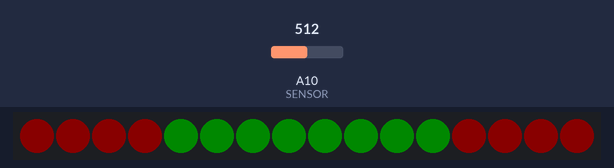
A sketch run on a simulated Arduino Mega 2560, built with avr-gcc and run on an emulated ATmega2560. On the bench: 16 RGB LEDs in strip order, left to right. The test bench sets the inputs (shaded band); at power-on: A10 (SENSOR) = 512. Dim RGB values are drawn brighter than linear.

Above: at 1.2 s.
1.3 s: A10 (SENSOR) set to 384
2.8 s: A10 (SENSOR) set to 357
At 4.0 s:
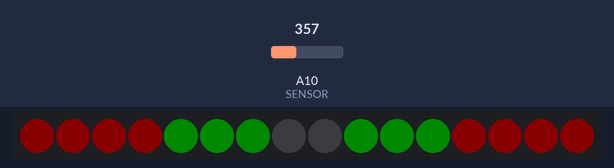
4.3 s: A10 (SENSOR) set to 237
At 5.2 s:
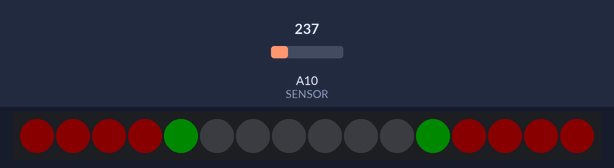
5.8 s: A10 (SENSOR) set to 209
At 6.3 s:
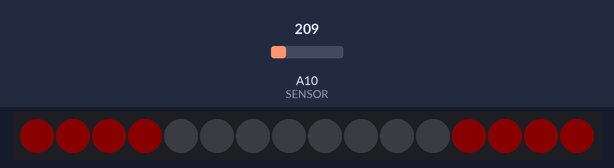
7.3 s: A10 (SENSOR) set to 28
At 8.5 s:
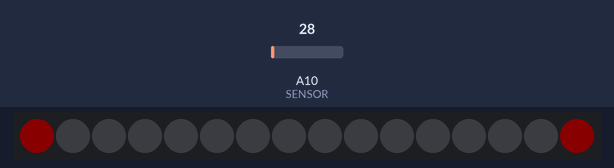
8.8 s: A10 (SENSOR) set to 23
At 9.8 s:
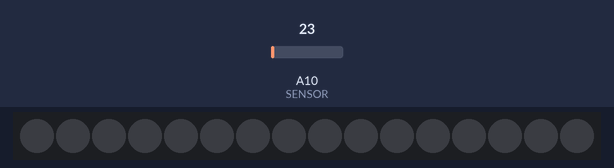
Timing chart, 0 to 11.3 s (numbered marks = the images above; inputs shaded):
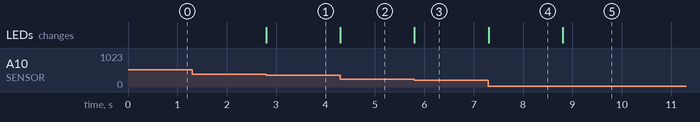

Measured:
- the behaviour switches between 374 and 373 on A10 (SENSOR) (found by bisection; images 0 and 1)
- the behaviour switches between 226 and 225 on A10 (SENSOR) (found by bisection; images 2 and 3)
- the behaviour switches between 26 and 25 on A10 (SENSOR) (found by bisection; images 4 and 5)
- after the input at 1.3 s, every drawn part: stays the same
- after the input at 2.8 s, the LEDs: change at once (image 1)
- after the input at 4.3 s, the LEDs: change at once (image 2)
- after the input at 5.8 s, the LEDs: change at once (image 3)
- after the input at 7.3 s, the LEDs: change at once (image 4)
- after the input at 8.8 s, the LEDs: change at once (image 5)

The sketch:

flower_muscle_ring_two_sided.ino
```cpp
#include <Adafruit_NeoPixel.h>
#include <avr/power.h>

#define PIN 6
#define SENSOR A10
#define RINSIZE 16
#define DEBUG false
#define DEBUGANALOG false

// Parameter 1 = number of pixels in strip
// Parameter 2 = Arduino pin number (most are valid)
// Parameter 3 = pixel type flags, add together as needed:
//   NEO_KHZ800  800 KHz bitstream (most NeoPixel products w/WS2812 LEDs)
//   NEO_KHZ400  400 KHz (classic 'v1' (not v2) FLORA pixels, WS2811 drivers)
//   NEO_GRB     Pixels are wired for GRB bitstream (most NeoPixel products)
//   NEO_RGB     Pixels are wired for RGB bitstream (v1 FLORA pixels, not v2)
Adafruit_NeoPixel strip = Adafruit_NeoPixel(RINSIZE, PIN, NEO_GRB + NEO_KHZ800);
//Adafruit_NeoPixel strip = Adafruit_NeoPixel(RINSIZE, PIN, NEO_RGB + NEO_KHZ400);

// IMPORTANT: To reduce NeoPixel burnout risk, add 1000 uF capacitor across
// pixel power leads, add 300 - 500 Ohm resistor on first pixel's data input
// and minimize distance between Arduino and first pixel.  Avoid connecting
// on a live circuit...if you must, connect GND first.

void setup() {
  // This is for Trinket 5V 16MHz, you can remove these three lines if you are not using a Trinket
#if defined (__AVR_ATtiny85__)
  if (F_CPU == 16000000) clock_prescale_set(clock_div_1);
#endif
  // End of trinket special code

  if (DEBUG || DEBUGANALOG) Serial.begin(9600);
  strip.begin();
  strip.setBrightness(10);
  strip.show(); // Initialize all pixels to 'off'
}

void loop() {
  //muscleValue();
  //runRingDemo();
  //delay(1000);
  //runColorDemo();
  //delay(1000);
  //runColorDemo();

  //runSidesDemo();
  //delay(1000);

  muscleTwoSides();

}

void muscleTwoSides() {
  // read the input on analog pin 0:
  int sensorValue = analogRead(SENSOR);
  if (DEBUG || DEBUGANALOG) Serial.println("Current sensor value is: " + String(sensorValue));
  float actualPercent = (float)sensorValue / 4;
  if (DEBUG) Serial.println(actualPercent);
  runLeftSide(int(actualPercent + 0.5));
  runRightSide(int(actualPercent + 0.5));
  strip.show();
}

void runSidesDemo(){
 for (int i = 0; i < 101; i++) {
  runLeftSide(i);
  runRightSide(i);
  strip.show();
 }
delay(250);
}

//engage pixels 0-7
void runLeftSide(int percent) {
  if (DEBUG) Serial.println("got percent: " + String(percent));
  int lastLitPin = (8.00 * (float)percent / 100.00) +  0.5;
  if (DEBUG) Serial.println("last lit pixel: " + String(lastLitPin));
  for (int  i = 0; i < 4 ; i++) {
    if (i < lastLitPin) {
      strip.setPixelColor(i, 255, 0, 0);
      if (DEBUG) Serial.println("marking pixel #" + String(i) + " with the color red");
    } else {
      strip.setPixelColor(i, 0, 0, 0);
      if (DEBUG) Serial.println("marking pixel #" + String(i) + " off");
    }
  }

  for (int j = 4; j < 8 ; j++) {
    if (j < lastLitPin) {
      strip.setPixelColor(j, 0, 255, 0);
      if (DEBUG) Serial.println("marking pixel #" + String(j) + " with the color green");
    } else {
      strip.setPixelColor(j, 0, 0, 0);
      if (DEBUG) Serial.println("marking pixel #" + String(j) + " off");
    }
  }
}

//engage pixels 16-8
void runRightSide(int percent) {
  if (DEBUG) Serial.println("got percent: " + String(percent));
  int lastLitPin = 16.00 - ((8.00 * (float)percent / 100.00) +  0.5);
  if (DEBUG) Serial.println("last lit pixel: " + String(lastLitPin));
  for (int  i = 15; i > 11 ; i--) {
    if (i > lastLitPin) {
      strip.setPixelColor(i, 255, 0, 0);
      if (DEBUG) Serial.println("marking pixel #" + String(i) + " with the color red");
    } else {
      strip.setPixelColor(i, 0, 0, 0);
      if (DEBUG) Serial.println("marking pixel #" + String(i) + " off");
    }
  }

  for (int j = 11; j >7 ; j--) {
    if (j > lastLitPin) {
      strip.setPixelColor(j, 0, 255, 0);
      if (DEBUG) Serial.println("marking pixel #" + String(j) + " with the color green");
    } else {
      strip.setPixelColor(j, 0, 0, 0);
      if (DEBUG) Serial.println("marking pixel #" + String(j) + " off");
    }
  }
}

void runColorDemo() {
  for (int i = 0; i < 101 ; i++) {
    colorPercent(i);
    delay(10);
  }
}

void colorPercent(int percent) {
  //blue is 0   (r=0, g=0, b=255)
  //red is 100  (r=255, g=0, b=0)

  //find the color for the percent:
  int redValue = ((float)percent / 100.00 * 255.00) + 0.5;
  int blueValue = 255 - redValue;
  if (DEBUG) Serial.println("Colors are: " + String(redValue) + ":" + String(blueValue));
  for (int i=0; i < strip.numPixels(); i++) {
    strip.setPixelColor(i, redValue, 0, blueValue);
  }
  strip.show();
}

void runRingDemo() {
  for (int i = 0; i < 101 ; i++) {
    lightPercent(i);
    delay(50);
  }
}


void muscleValue() {
  // read the input on analog pin 0:
  //int sensorValue = analogRead(A0);
  int sensorValue = analogRead(SENSOR);
  if (DEBUG) Serial.println("Current sensor value is: " + String(sensorValue));
  float actualPercent = (float)sensorValue / 4;
  if (DEBUG) Serial.println(actualPercent);
  lightPercent(int(actualPercent + 0.5));
}

void lightPercent(int percent) {
  if (DEBUG) Serial.println("New percent: " + String(percent));
  int litColor = strip.Color(127, 127, 127);
  int offColor = strip.Color(0, 0, 0);

  //figure out till what number to light the strip
  float actualPercent = (float)percent / 100;

  //made it 1 indexed (so 0 pixel is off completely)
  int lastLitPin = ((float)strip.numPixels() * actualPercent) +  0.5;
  if (DEBUG) Serial.println("New lastLitPin is :" + String(lastLitPin));
  for (int i=0; i < strip.numPixels(); i++) {
    if (i <= lastLitPin - 1 ) {
      strip.setPixelColor(i, litColor);
      if (DEBUG) Serial.println("Set pixel " + String(i) + " to on");
    } else {
      strip.setPixelColor(i, offColor);
      if (DEBUG) Serial.println("Set pixel " + String(i) + " to off");
    }
  }
  if (DEBUG) {
    for (int j = 0; j < strip.numPixels(); j++) {
    Serial.println("The color for pixel #" + String(j) + " is " + String(strip.getPixelColor(j)));
    }
  }
  strip.show();
}
```
